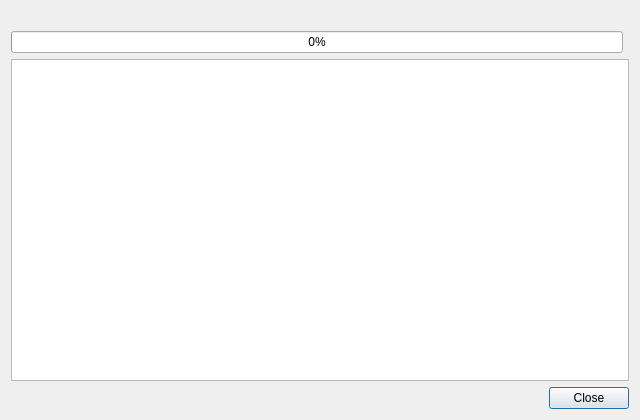
<?xml version="1.0" encoding="UTF-8"?>
<ui version="4.0">
 <class>TaskMonitor</class>
 <widget class="QDialog" name="TaskMonitor">
  <property name="geometry">
   <rect>
    <x>0</x>
    <y>0</y>
    <width>640</width>
    <height>420</height>
   </rect>
  </property>
  <property name="windowTitle">
   <string>Task execution</string>
  </property>
  <layout class="QGridLayout" name="gridLayout">
   <item row="2" column="0" colspan="2">
    <widget class="QTreeWidget" name="resultTree">
     <attribute name="headerVisible">
      <bool>false</bool>
     </attribute>
     <column>
      <property name="text">
       <string notr="true">1</string>
      </property>
     </column>
    </widget>
   </item>
   <item row="3" column="0" colspan="2">
    <widget class="QDialogButtonBox" name="buttonBox">
     <property name="standardButtons">
      <set>QDialogButtonBox::Close</set>
     </property>
    </widget>
   </item>
   <item row="1" column="0">
    <widget class="QProgressBar" name="progressBar">
     <property name="value">
      <number>0</number>
     </property>
    </widget>
   </item>
   <item row="0" column="0" colspan="2">
    <widget class="QLabel" name="statusLabel">
     <property name="text">
      <string/>
     </property>
    </widget>
   </item>
  </layout>
  <action name="actionMore">
   <property name="checkable">
    <bool>true</bool>
   </property>
   <property name="text">
    <string>More</string>
   </property>
  </action>
 </widget>
 <resources/>
 <connections>
  <connection>
   <sender>buttonBox</sender>
   <signal>accepted()</signal>
   <receiver>TaskMonitor</receiver>
   <slot>accept()</slot>
   <hints>
    <hint type="sourcelabel">
     <x>546</x>
     <y>464</y>
    </hint>
    <hint type="destinationlabel">
     <x>293</x>
     <y>6</y>
    </hint>
   </hints>
  </connection>
  <connection>
   <sender>buttonBox</sender>
   <signal>rejected()</signal>
   <receiver>TaskMonitor</receiver>
   <slot>reject()</slot>
   <hints>
    <hint type="sourcelabel">
     <x>386</x>
     <y>468</y>
    </hint>
    <hint type="destinationlabel">
     <x>572</x>
     <y>-6</y>
    </hint>
   </hints>
  </connection>
 </connections>
</ui>
